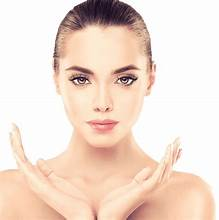
#> input picture face.jpg, 219 x 220 px
$ python detection.py
#> lines starting #> are read from the running program, lines starting #| are printed output that depends on the picture; after the words box and inside, x2 and y2 are one past the last pixel; in counts of white or black regions, pixels touching at a corner belong together
import cv2

face_detection = cv2.CascadeClassifier("face.xml")
eye_detection = cv2.CascadeClassifier("eye.xml")

face = cv2.imread("face.jpg")
#> face is the input picture: shape (220, 219, 3); mean B, G, R 208.3, 220.9, 240.3
gray = cv2.cvtColor(face, cv2.COLOR_BGR2GRAY)
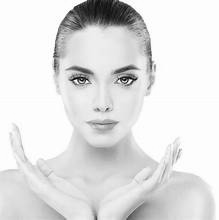
#> gray: shape (220, 219); min 5, max 255, mean 225.3
faceResult = face_detection.detectMultiScale(gray, 1.1, 4)
#> faceResult = [[38, 29, 129, 129]]

for (x, y, w, h) in faceResult:
    cv2.rectangle(face, (x, y), (x + w, y + h), (255, 0, 0), 3)
    eyeResult = eye_detection.detectMultiScale(gray, 3.1, 3)
    for (eye_x, eye_y, width, height) in eyeResult:
        cv2.rectangle(face, (eye_x, eye_y), (eye_x + width, eye_y + height), (0, 255, 0), 2)
#> this loop made 1 pass
#> (x, y, w, h, eyeResult) on pass 1: (38, 29, 129, 129, [[72, 71, 20, 20], [112, 71, 20, 20]])
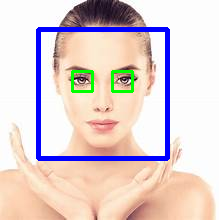
#> face: shape (220, 219, 3); 6.31% of pixels changed, all inside (x1, y1, x2, y2) = (36, 27, 170, 161)

cv2.imshow("Detection", face)
cv2.waitKey(0)
